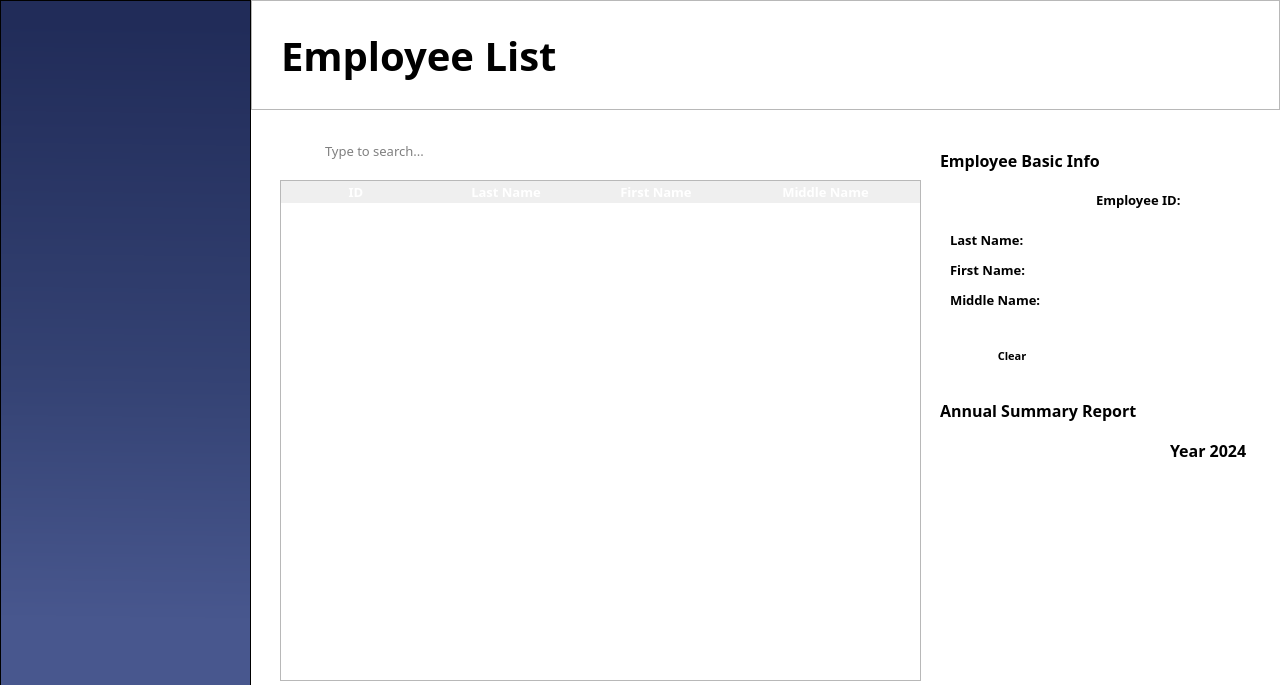
<?xml version="1.0" encoding="UTF-8"?>
<ui version="4.0">
 <class>MainWindow</class>
 <widget class="QMainWindow" name="MainWindow">
  <property name="geometry">
   <rect>
    <x>0</x>
    <y>0</y>
    <width>1280</width>
    <height>685</height>
   </rect>
  </property>
  <property name="focusPolicy">
   <enum>Qt::StrongFocus</enum>
  </property>
  <property name="windowTitle">
   <string>Employee List</string>
  </property>
  <property name="windowIcon">
   <iconset>
    <normaloff>../Icons/logo.svg</normaloff>../Icons/logo.svg</iconset>
  </property>
  <widget class="QWidget" name="centralwidget">
   <property name="styleSheet">
    <string notr="true">#centralwidget{
	background-color: white;
}

/*Styles for Buttons*/
#btnAddEmployee, #btnExport, #btnViewInfo, #btnImport{
	background-color: &quot;#344273&quot;;
	color: white;
	border-radius: 5px;
}

#btnClear{
	background-color: white;
	border: 1px solid &quot;#344273&quot;;
	border-radius: 5px;
}

/* Styles for Hovering Buttons */

#btnAddEmployee:hover, #btnExport:hover, #btnViewInfo:hover, #btnExport:hover, #btnImport:hover {
	background-color:&quot;#485994&quot;;
}

#btnClear:hover{
	background-color: &quot;#344273&quot;;
	color: white;
}</string>
   </property>
   <widget class="QFrame" name="sideBar">
    <property name="geometry">
     <rect>
      <x>0</x>
      <y>0</y>
      <width>251</width>
      <height>730</height>
     </rect>
    </property>
    <property name="styleSheet">
     <string notr="true">#sideBar{
	background-color: qlineargradient(spread:pad, x1:0.508, y1:0.0340909, x2:0.503051, y2:1, stop:0 rgba(33, 44, 89, 255), stop:0.497175 rgba(52, 66, 115, 255), stop:0.847458 rgba(72, 87, 142, 255))
}</string>
    </property>
    <property name="frameShape">
     <enum>QFrame::StyledPanel</enum>
    </property>
    <property name="frameShadow">
     <enum>QFrame::Raised</enum>
    </property>
   </widget>
   <widget class="QFrame" name="header">
    <property name="geometry">
     <rect>
      <x>251</x>
      <y>0</y>
      <width>1029</width>
      <height>110</height>
     </rect>
    </property>
    <property name="styleSheet">
     <string notr="true">#header{
background-color: &quot;#DCE5FE&quot;;
}</string>
    </property>
    <property name="frameShape">
     <enum>QFrame::StyledPanel</enum>
    </property>
    <property name="frameShadow">
     <enum>QFrame::Raised</enum>
    </property>
    <widget class="QLabel" name="lblEmployeeList">
     <property name="geometry">
      <rect>
       <x>30</x>
       <y>30</y>
       <width>351</width>
       <height>51</height>
      </rect>
     </property>
     <property name="font">
      <font>
       <family>Poppins</family>
       <pointsize>30</pointsize>
       <weight>75</weight>
       <bold>true</bold>
      </font>
     </property>
     <property name="styleSheet">
      <string notr="true">#lblEmployeeList{
	color: &quot;#1C2446&quot;;
}</string>
     </property>
     <property name="text">
      <string>Employee List</string>
     </property>
     <property name="alignment">
      <set>Qt::AlignLeading|Qt::AlignLeft|Qt::AlignVCenter</set>
     </property>
    </widget>
    <widget class="QFrame" name="timer">
     <property name="geometry">
      <rect>
       <x>761</x>
       <y>12</y>
       <width>251</width>
       <height>86</height>
      </rect>
     </property>
     <property name="styleSheet">
      <string notr="true">#timer {
	background-color: &quot;#344273&quot;;
	border-radius: 10px;
}

#lblTime, #lblDate{
	color: white;
}</string>
     </property>
     <property name="frameShape">
      <enum>QFrame::StyledPanel</enum>
     </property>
     <property name="frameShadow">
      <enum>QFrame::Raised</enum>
     </property>
     <widget class="QLabel" name="lblTime">
      <property name="geometry">
       <rect>
        <x>20</x>
        <y>10</y>
        <width>221</width>
        <height>41</height>
       </rect>
      </property>
      <property name="font">
       <font>
        <family>Poppins</family>
        <pointsize>22</pointsize>
        <weight>75</weight>
        <bold>true</bold>
       </font>
      </property>
      <property name="text">
       <string/>
      </property>
      <property name="alignment">
       <set>Qt::AlignCenter</set>
      </property>
     </widget>
     <widget class="QLabel" name="lblDate">
      <property name="geometry">
       <rect>
        <x>0</x>
        <y>50</y>
        <width>251</width>
        <height>21</height>
       </rect>
      </property>
      <property name="font">
       <font>
        <family>Poppins SemiBold</family>
        <pointsize>10</pointsize>
        <weight>75</weight>
        <bold>true</bold>
       </font>
      </property>
      <property name="text">
       <string/>
      </property>
      <property name="alignment">
       <set>Qt::AlignCenter</set>
      </property>
     </widget>
    </widget>
   </widget>
   <widget class="QFrame" name="searchBar">
    <property name="geometry">
     <rect>
      <x>280</x>
      <y>130</y>
      <width>214</width>
      <height>41</height>
     </rect>
    </property>
    <property name="focusPolicy">
     <enum>Qt::StrongFocus</enum>
    </property>
    <property name="styleSheet">
     <string notr="true">#searchBar{
	border: 1px solid &quot;#344273&quot;;
	border-radius: 3px; 
}</string>
    </property>
    <property name="frameShape">
     <enum>QFrame::StyledPanel</enum>
    </property>
    <property name="frameShadow">
     <enum>QFrame::Raised</enum>
    </property>
    <widget class="QLineEdit" name="txtSearch">
     <property name="geometry">
      <rect>
       <x>43</x>
       <y>10</y>
       <width>161</width>
       <height>21</height>
      </rect>
     </property>
     <property name="font">
      <font>
       <family>Poppins</family>
       <pointsize>10</pointsize>
      </font>
     </property>
     <property name="focusPolicy">
      <enum>Qt::ClickFocus</enum>
     </property>
     <property name="styleSheet">
      <string notr="true">#txtSearch{

}</string>
     </property>
     <property name="text">
      <string/>
     </property>
     <property name="frame">
      <bool>false</bool>
     </property>
     <property name="placeholderText">
      <string>Type to search...</string>
     </property>
    </widget>
    <widget class="QLabel" name="searchIcon">
     <property name="geometry">
      <rect>
       <x>10</x>
       <y>10</y>
       <width>31</width>
       <height>21</height>
      </rect>
     </property>
     <property name="styleSheet">
      <string notr="true">#searchIcon{
	background-color: white;
}</string>
     </property>
     <property name="text">
      <string/>
     </property>
     <property name="pixmap">
      <pixmap>../Icons/search.svg</pixmap>
     </property>
     <property name="scaledContents">
      <bool>false</bool>
     </property>
     <property name="alignment">
      <set>Qt::AlignCenter</set>
     </property>
    </widget>
   </widget>
   <widget class="QPushButton" name="btnAddEmployee">
    <property name="geometry">
     <rect>
      <x>660</x>
      <y>130</y>
      <width>151</width>
      <height>41</height>
     </rect>
    </property>
    <property name="font">
     <font>
      <family>Poppins</family>
      <pointsize>10</pointsize>
      <weight>75</weight>
      <bold>true</bold>
     </font>
    </property>
    <property name="cursor">
     <cursorShape>PointingHandCursor</cursorShape>
    </property>
    <property name="styleSheet">
     <string notr="true"/>
    </property>
    <property name="text">
     <string>  Add Employee</string>
    </property>
    <property name="icon">
     <iconset>
      <normaloff>../Icons/user-plus.svg</normaloff>../Icons/user-plus.svg</iconset>
    </property>
    <property name="iconSize">
     <size>
      <width>22</width>
      <height>22</height>
     </size>
    </property>
   </widget>
   <widget class="QPushButton" name="btnExport">
    <property name="geometry">
     <rect>
      <x>820</x>
      <y>130</y>
      <width>100</width>
      <height>41</height>
     </rect>
    </property>
    <property name="font">
     <font>
      <family>Poppins</family>
      <pointsize>10</pointsize>
      <weight>75</weight>
      <bold>true</bold>
     </font>
    </property>
    <property name="cursor">
     <cursorShape>PointingHandCursor</cursorShape>
    </property>
    <property name="styleSheet">
     <string notr="true"/>
    </property>
    <property name="text">
     <string>  Export</string>
    </property>
    <property name="icon">
     <iconset>
      <normaloff>../Icons/export.svg</normaloff>../Icons/export.svg</iconset>
    </property>
    <property name="iconSize">
     <size>
      <width>22</width>
      <height>22</height>
     </size>
    </property>
   </widget>
   <widget class="QTableWidget" name="employeeListTable">
    <property name="geometry">
     <rect>
      <x>280</x>
      <y>180</y>
      <width>641</width>
      <height>501</height>
     </rect>
    </property>
    <property name="sizePolicy">
     <sizepolicy hsizetype="Fixed" vsizetype="Fixed">
      <horstretch>0</horstretch>
      <verstretch>0</verstretch>
     </sizepolicy>
    </property>
    <property name="font">
     <font>
      <family>Poppins SemiBold</family>
      <pointsize>10</pointsize>
      <weight>75</weight>
      <bold>true</bold>
     </font>
    </property>
    <property name="focusPolicy">
     <enum>Qt::ClickFocus</enum>
    </property>
    <property name="contextMenuPolicy">
     <enum>Qt::DefaultContextMenu</enum>
    </property>
    <property name="styleSheet">
     <string notr="true">/* Header Design */

QHeaderView::section {
	font-family: Poppins;
	font-weight: bold;
	font-size: 13px;
	color: white;
	background-color: &quot;#344273&quot;;
	border: none;
}

/* Style for the selected row */
QTableView::item:selected:active {
	 selection-background-color: &quot;#9DADDF&quot;;
}

/* Style for the alternate row */
QTableWidget {
	alternate-background-color: &quot;#DDDDDD&quot;;
}</string>
    </property>
    <property name="editTriggers">
     <set>QAbstractItemView::NoEditTriggers</set>
    </property>
    <property name="tabKeyNavigation">
     <bool>false</bool>
    </property>
    <property name="showDropIndicator" stdset="0">
     <bool>false</bool>
    </property>
    <property name="dragDropOverwriteMode">
     <bool>false</bool>
    </property>
    <property name="alternatingRowColors">
     <bool>true</bool>
    </property>
    <property name="selectionMode">
     <enum>QAbstractItemView::SingleSelection</enum>
    </property>
    <property name="selectionBehavior">
     <enum>QAbstractItemView::SelectRows</enum>
    </property>
    <property name="textElideMode">
     <enum>Qt::ElideRight</enum>
    </property>
    <property name="showGrid">
     <bool>false</bool>
    </property>
    <property name="gridStyle">
     <enum>Qt::SolidLine</enum>
    </property>
    <property name="cornerButtonEnabled">
     <bool>false</bool>
    </property>
    <attribute name="horizontalHeaderCascadingSectionResizes">
     <bool>true</bool>
    </attribute>
    <attribute name="horizontalHeaderMinimumSectionSize">
     <number>150</number>
    </attribute>
    <attribute name="horizontalHeaderDefaultSectionSize">
     <number>150</number>
    </attribute>
    <attribute name="horizontalHeaderShowSortIndicator" stdset="0">
     <bool>false</bool>
    </attribute>
    <attribute name="horizontalHeaderStretchLastSection">
     <bool>true</bool>
    </attribute>
    <attribute name="verticalHeaderVisible">
     <bool>false</bool>
    </attribute>
    <attribute name="verticalHeaderHighlightSections">
     <bool>false</bool>
    </attribute>
    <column>
     <property name="text">
      <string>ID</string>
     </property>
    </column>
    <column>
     <property name="text">
      <string>Last Name</string>
     </property>
    </column>
    <column>
     <property name="text">
      <string>First Name</string>
     </property>
    </column>
    <column>
     <property name="text">
      <string>Middle Name</string>
     </property>
    </column>
   </widget>
   <widget class="QFrame" name="frameEmployeeBasicInfo">
    <property name="geometry">
     <rect>
      <x>930</x>
      <y>180</y>
      <width>340</width>
      <height>205</height>
     </rect>
    </property>
    <property name="font">
     <font>
      <family>Poppins</family>
      <pointsize>10</pointsize>
      <weight>75</weight>
      <bold>true</bold>
     </font>
    </property>
    <property name="styleSheet">
     <string notr="true">#frameEmployeeBasicInfo{
	background-color: &quot;#DCE5FE&quot;;
	border: 1px solid &quot;#232C4E&quot;;
	border-radius: 10px;
}</string>
    </property>
    <property name="frameShape">
     <enum>QFrame::StyledPanel</enum>
    </property>
    <property name="frameShadow">
     <enum>QFrame::Raised</enum>
    </property>
    <widget class="QPushButton" name="btnClear">
     <property name="geometry">
      <rect>
       <x>50</x>
       <y>160</y>
       <width>64</width>
       <height>32</height>
      </rect>
     </property>
     <property name="font">
      <font>
       <family>Poppins</family>
       <pointsize>8</pointsize>
       <weight>75</weight>
       <bold>true</bold>
      </font>
     </property>
     <property name="cursor">
      <cursorShape>PointingHandCursor</cursorShape>
     </property>
     <property name="styleSheet">
      <string notr="true"/>
     </property>
     <property name="text">
      <string>Clear</string>
     </property>
    </widget>
    <widget class="QPushButton" name="btnViewInfo">
     <property name="geometry">
      <rect>
       <x>120</x>
       <y>160</y>
       <width>204</width>
       <height>32</height>
      </rect>
     </property>
     <property name="font">
      <font>
       <family>Poppins</family>
       <pointsize>8</pointsize>
       <weight>75</weight>
       <bold>true</bold>
      </font>
     </property>
     <property name="cursor">
      <cursorShape>PointingHandCursor</cursorShape>
     </property>
     <property name="layoutDirection">
      <enum>Qt::RightToLeft</enum>
     </property>
     <property name="styleSheet">
      <string notr="true"/>
     </property>
     <property name="text">
      <string>View Personal Information    </string>
     </property>
     <property name="icon">
      <iconset>
       <normaloff>../Resources/Icons/arrow-right.svg</normaloff>../Resources/Icons/arrow-right.svg</iconset>
     </property>
     <property name="iconSize">
      <size>
       <width>20</width>
       <height>20</height>
      </size>
     </property>
    </widget>
    <widget class="QLabel" name="lblEmployeeID">
     <property name="geometry">
      <rect>
       <x>166</x>
       <y>10</y>
       <width>91</width>
       <height>20</height>
      </rect>
     </property>
     <property name="font">
      <font>
       <family>Poppins</family>
       <pointsize>10</pointsize>
       <weight>75</weight>
       <bold>true</bold>
      </font>
     </property>
     <property name="text">
      <string>Employee ID:</string>
     </property>
    </widget>
    <widget class="QLabel" name="txtEmployeeID">
     <property name="geometry">
      <rect>
       <x>256</x>
       <y>10</y>
       <width>80</width>
       <height>20</height>
      </rect>
     </property>
     <property name="font">
      <font>
       <family>Poppins</family>
       <pointsize>10</pointsize>
       <weight>50</weight>
       <bold>false</bold>
      </font>
     </property>
     <property name="text">
      <string/>
     </property>
     <property name="alignment">
      <set>Qt::AlignCenter</set>
     </property>
    </widget>
    <widget class="QLabel" name="lblFirstName">
     <property name="geometry">
      <rect>
       <x>20</x>
       <y>80</y>
       <width>91</width>
       <height>20</height>
      </rect>
     </property>
     <property name="font">
      <font>
       <family>Poppins</family>
       <pointsize>10</pointsize>
       <weight>75</weight>
       <bold>true</bold>
      </font>
     </property>
     <property name="text">
      <string>First Name: </string>
     </property>
    </widget>
    <widget class="QLabel" name="lblMiddleName">
     <property name="geometry">
      <rect>
       <x>20</x>
       <y>110</y>
       <width>101</width>
       <height>20</height>
      </rect>
     </property>
     <property name="font">
      <font>
       <family>Poppins</family>
       <pointsize>10</pointsize>
       <weight>75</weight>
       <bold>true</bold>
      </font>
     </property>
     <property name="text">
      <string>Middle Name:</string>
     </property>
    </widget>
    <widget class="QLabel" name="lblLastName">
     <property name="geometry">
      <rect>
       <x>20</x>
       <y>50</y>
       <width>91</width>
       <height>20</height>
      </rect>
     </property>
     <property name="font">
      <font>
       <family>Poppins</family>
       <pointsize>10</pointsize>
       <weight>75</weight>
       <bold>true</bold>
      </font>
     </property>
     <property name="text">
      <string>Last Name:</string>
     </property>
    </widget>
    <widget class="QLabel" name="txtFirstName">
     <property name="geometry">
      <rect>
       <x>130</x>
       <y>80</y>
       <width>191</width>
       <height>20</height>
      </rect>
     </property>
     <property name="font">
      <font>
       <family>Poppins</family>
       <pointsize>10</pointsize>
       <weight>50</weight>
       <bold>false</bold>
      </font>
     </property>
     <property name="text">
      <string/>
     </property>
     <property name="alignment">
      <set>Qt::AlignLeading|Qt::AlignLeft|Qt::AlignVCenter</set>
     </property>
    </widget>
    <widget class="QLabel" name="txtMiddleName">
     <property name="geometry">
      <rect>
       <x>130</x>
       <y>110</y>
       <width>191</width>
       <height>20</height>
      </rect>
     </property>
     <property name="font">
      <font>
       <family>Poppins</family>
       <pointsize>10</pointsize>
       <weight>50</weight>
       <bold>false</bold>
      </font>
     </property>
     <property name="text">
      <string/>
     </property>
     <property name="alignment">
      <set>Qt::AlignLeading|Qt::AlignLeft|Qt::AlignVCenter</set>
     </property>
    </widget>
    <widget class="QLabel" name="txtLastName">
     <property name="geometry">
      <rect>
       <x>130</x>
       <y>50</y>
       <width>191</width>
       <height>20</height>
      </rect>
     </property>
     <property name="font">
      <font>
       <family>Poppins</family>
       <pointsize>10</pointsize>
       <weight>50</weight>
       <bold>false</bold>
      </font>
     </property>
     <property name="text">
      <string/>
     </property>
     <property name="alignment">
      <set>Qt::AlignLeading|Qt::AlignLeft|Qt::AlignVCenter</set>
     </property>
    </widget>
   </widget>
   <widget class="QFrame" name="frameAnnualSummary">
    <property name="geometry">
     <rect>
      <x>930</x>
      <y>430</y>
      <width>341</width>
      <height>248</height>
     </rect>
    </property>
    <property name="styleSheet">
     <string notr="true">#frameAnnualSummary{
	background-color: &quot;#DCE5FE&quot;;
	border: 1px solid &quot;#232C4E&quot;;
	border-radius: 10px;
}</string>
    </property>
    <property name="frameShape">
     <enum>QFrame::StyledPanel</enum>
    </property>
    <property name="frameShadow">
     <enum>QFrame::Raised</enum>
    </property>
    <widget class="QLabel" name="lblYear">
     <property name="geometry">
      <rect>
       <x>240</x>
       <y>10</y>
       <width>81</width>
       <height>21</height>
      </rect>
     </property>
     <property name="font">
      <font>
       <family>Poppins</family>
       <pointsize>12</pointsize>
       <weight>75</weight>
       <bold>true</bold>
      </font>
     </property>
     <property name="text">
      <string>Year 2024</string>
     </property>
    </widget>
   </widget>
   <widget class="QLabel" name="lblEmployeeBasicInfo">
    <property name="geometry">
     <rect>
      <x>940</x>
      <y>150</y>
      <width>191</width>
      <height>21</height>
     </rect>
    </property>
    <property name="font">
     <font>
      <family>Poppins</family>
      <pointsize>12</pointsize>
      <weight>75</weight>
      <bold>true</bold>
     </font>
    </property>
    <property name="text">
     <string>Employee Basic Info</string>
    </property>
   </widget>
   <widget class="QLabel" name="lblEmployeeBasicInfo_2">
    <property name="geometry">
     <rect>
      <x>940</x>
      <y>400</y>
      <width>221</width>
      <height>21</height>
     </rect>
    </property>
    <property name="font">
     <font>
      <family>Poppins</family>
      <pointsize>12</pointsize>
      <weight>75</weight>
      <bold>true</bold>
     </font>
    </property>
    <property name="text">
     <string>Annual Summary Report</string>
    </property>
   </widget>
   <widget class="QPushButton" name="btnImport">
    <property name="geometry">
     <rect>
      <x>550</x>
      <y>130</y>
      <width>100</width>
      <height>41</height>
     </rect>
    </property>
    <property name="font">
     <font>
      <family>Poppins</family>
      <pointsize>10</pointsize>
      <weight>75</weight>
      <bold>true</bold>
     </font>
    </property>
    <property name="cursor">
     <cursorShape>PointingHandCursor</cursorShape>
    </property>
    <property name="styleSheet">
     <string notr="true"/>
    </property>
    <property name="text">
     <string>  Import</string>
    </property>
    <property name="icon">
     <iconset>
      <normaloff>../Icons/import.svg</normaloff>../Icons/import.svg</iconset>
    </property>
    <property name="iconSize">
     <size>
      <width>22</width>
      <height>22</height>
     </size>
    </property>
   </widget>
  </widget>
 </widget>
 <resources/>
 <connections/>
</ui>
